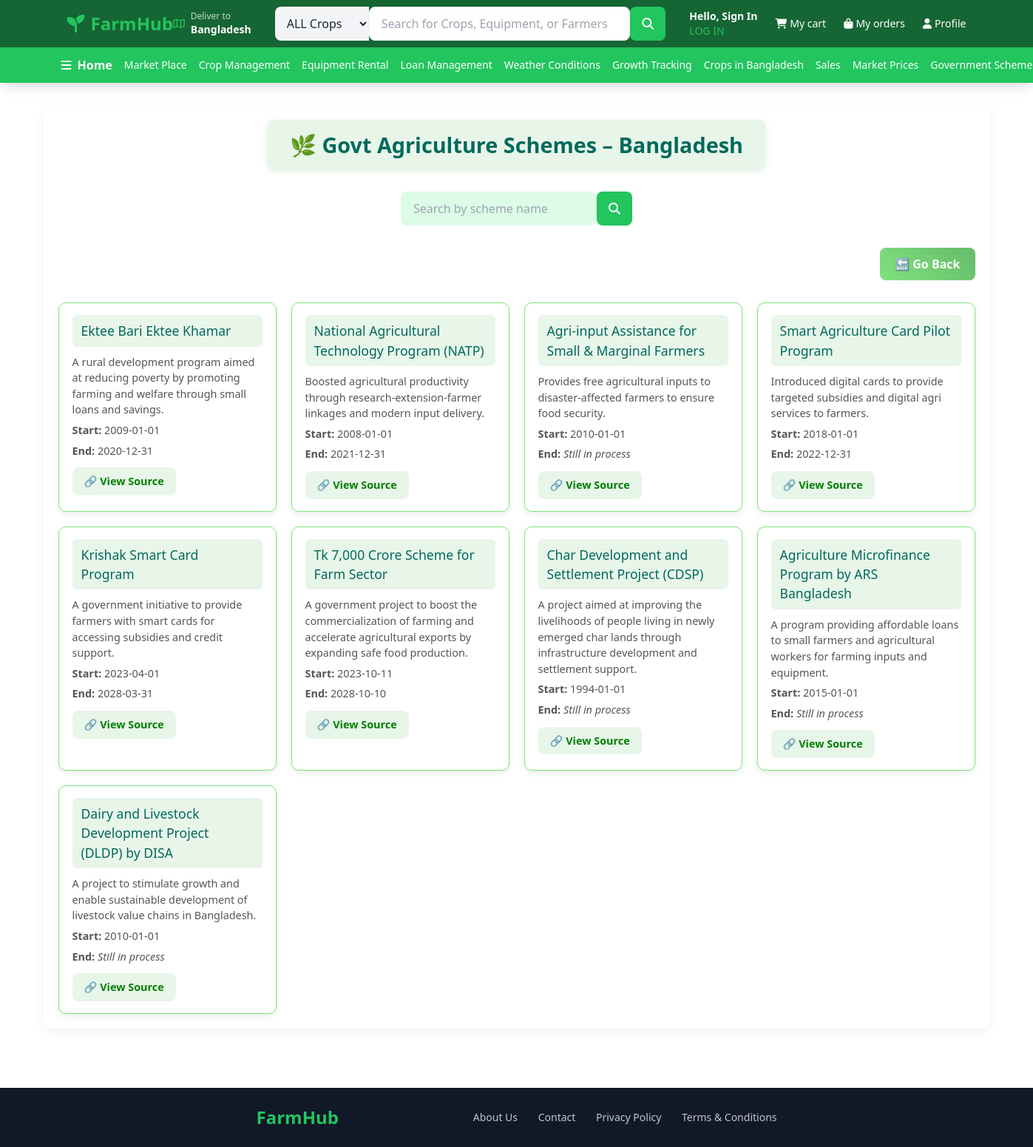
Page /govt.php on the committed database.
### tables this page shows
CREATE TABLE `govt_scheme` (
  `scheme_id` int(11) NOT NULL,
  `scheme_name` varchar(255) NOT NULL,
  `description` text DEFAULT NULL,
  `start_date` date DEFAULT NULL,
  `end_date` date DEFAULT NULL,
  `eligibility` text DEFAULT NULL,
  `benefits` text DEFAULT NULL,
  `apply_method` varchar(100) DEFAULT NULL,
  `contact_info` varchar(255) DEFAULT NULL,
  `region` varchar(100) DEFAULT NULL,
  `status` enum('Active','Ended','Upcoming') DEFAULT NULL,
  `source_link` varchar(255) DEFAULT NULL,
  `success_status` varchar(20) DEFAULT NULL
);

### govt.php (the view, shortened to what this page needs)
<?php
$conn = mysqli_connect('localhost', 'naba', '12345', 'farmsystem');
$search = $_GET['search'] ?? '';
$sql = "SELECT * FROM govt_scheme WHERE 1";
$result = mysqli_query($conn, $sql);
?>
<!DOCTYPE html>
<html>
<head>
    <script src="https://cdn.tailwindcss.com"></script>
    <link rel="stylesheet" href="https://cdnjs.cloudflare.com/ajax/libs/font-awesome/6.7.2/css/all.min.css">
</head>
<body>
    <header class="bg-white shadow-lg sticky top-0 z-50">
    <div class="bg-farm-dark text-white">
      <div class="max-w-7xl mx-auto px-4 sm:px-6 lg:px-8">
        <div class="flex items-center justify-between h-16">
          <div class="flex items-center space-x-4">
            <div class="text-2xl font-bold text-farm-green">
              <i class="fas fa-seedling mr-2"></i>FarmHub
            </div>
          </div>
          <div class="hidden md:flex items-center space-x-2 text-sm">
            <i class="fa-regular fa-map text-farm-green"></i>
            <div>
              <p class="text-xs opacity-75">Deliver to</p>
              <p class="font-semibold">Bangladesh</p>
            </div>
          </div>
          <div class="flex-1 max-w-2xl mx-8">
            <div class="relative flex">
              <select
                class="bg-gray-100 text-gray-800 px-3 py-2 rounded-l-lg border-0 focus:ring-2 focus:ring-farm-green"
              >
                <option>ALL Crops</option>
              </select>
              <input
                type="text"
                placeholder="Search for Crops, Equipment, or Farmers"
                class="flex-1 px-4 py-2 text-gray-800 focus:outline-none focus:ring-2 focus:ring-farm-green"
              />
              <button
                class="bg-farm-green hover:bg-green-600 px-4 py-2 rounded-r-lg transition-colors"
              >
                <i class="fa-solid fa-magnifying-glass text-white"></i>
              </button>
            </div>
          </div>
          <div class="flex items-center space-x-6 text-sm">
            <?php if (isset($_SESSION['user_name'])) : ?>
            <div id="user-greeting">
              <p class="font-semibold">
                Hello, <?php echo htmlspecialchars($_SESSION['user_name']); ?>!
              </p>
              <a
                href="logout.php"
                class="text-farm-green hover:text-green-300 transition-colors"
                >LOG OUT</a
              >
            </div>
            <?php else : ?>
            <div id="sign-in-section">
              <a
                href="signup.php"
                class="font-semibold hover:text-farm-green transition-colors"
                >Hello, Sign In</a
              ><br />
              <a
                href="login.php"
                class="text-farm-green hover:text-green-300 transition-colors"
                >LOG IN</a
              >
            </div>
            <?php endif; ?>
            <a
              href="view_cart.php"
              class="flex items-center space-x-1 hover:text-farm-green transition-colors"
            >
              <i class="fa-solid fa-cart-shopping"></i>
              <span class="hidden md:inline">My cart</span>
            </a>
            <a
              href="#"
              class="flex items-center space-x-1 hover:text-farm-green transition-colors"
            >
              <i class="fa-solid fa-bag-shopping"></i>
              <span class="hidden md:inline">My orders</span>
            </a>
            <a
              href="userdashboard.php"
              class="flex items-center space-x-1 hover:text-farm-green transition-colors"
            >
              <i class="fa-solid fa-user"></i>
              <span class="hidden md:inline">Profile</span>
            </a>
          </div>
        </div>
      </div>
    </div>
    <nav class="bg-farm-green text-white">
      <div class="max-w-7xl mx-auto px-2 sm:px-4 lg:px-6">
        <div class="flex items-center justify-between h-12 w-full">
          <div class="flex items-center space-x-2 mr-4">
            <i class="fa-solid fa-bars text-base"></i>
            <span class="font-semibold text-base">
              <a
                href="index.php"
                class="hover:text-farm-light hover:text-[15px] transition-all duration-200"
                >Home</a
              >
            </span>
          </div>
          <div
            class="hidden md:flex flex-1 justify-end space-x-4 text-sm whitespace-nowrap"
          >
            <a
              href="marketlist.php"
              class="hover:text-farm-light hover:text-[15px] transition-all duration-200"
              >Market Place</a
            >
            <a
              href="cropman.php"
              class="hover:text-farm-light hover:text-[15px] transition-all duration-200"
              >Crop Management</a
            >
            <a
              href="rental.php"
              class="hover:text-farm-light hover:text-[15px] transition-all duration-200"
              >Equipment Rental</a
            >
            <a
              href="take_loan.php"
              class="hover:text-farm-light hover:text-[15px] transition-all duration-200"
              >Loan Management</a
            >
            <a
              href="weather.php"
              class="hover:text-farm-light hover:text-[15px] transition-all duration-200"
              >Weather Conditions</a
            >
            <a
              href="growthstage.php"
              class="hover:text-farm-light hover:text-[15px] transition-all duration-200"
              >Growth Tracking</a
            >
            <a
              href="cropsinbd.php"
              class="hover:text-farm-light hover:text-[15px] transition-all duration-200"
              >Crops in Bangladesh</a
            >
            <a
              href="Exp&Sell.php"
              class="hover:text-farm-light hover:text-[15px] transition-all duration-200"
              >Sales</a
            >
            <a
              href="mpman.php"
              class="hover:text-farm-light hover:text-[15px] transition-all duration-200"
              >Market Prices</a
            >
            <a
              href="govt.php"
              class="hover:text-farm-light hover:text-[15px] transition-all duration-200"
              >Government Schemes</a
            >
          </div>
        </div>
      </div>
    </nav>
  </header>
<div class="container">
    <div class="headline-container">
        <h2 class="headline-box">🌿 Govt Agriculture Schemes – Bangladesh</h2>
    </div>
    <form method="get" action="">
  <div class="relative flex max-w-2xl mx-8">
    <input
      type="text"
      name="search"
      list="scheme_names"
      placeholder="Search by scheme name"
      value="<?= htmlspecialchars($search) ?>"
      autocomplete="off"
      class="flex-1 px-4 py-2 text-gray-800 bg-farm-light rounded-l-lg border border-farm-green focus:outline-none focus:ring-2 focus:ring-farm-green"
    >
    <button type="submit" class="bg-farm-green hover:bg-green-600 px-4 py-2 rounded-r-lg transition-colors">
      <i class="fa-solid fa-magnifying-glass text-white"></i>
    </button>
  </div>
</form>
    <div class="top-bar">
        <a href="index.php" class="go-back">🔙 Go Back</a>
    </div>
    <div class="scheme-list">
        <?php if (mysqli_num_rows($result) > 0): ?>
            <?php while ($row = mysqli_fetch_assoc($result)): ?>
                <div class="scheme-box">
                    <h3><?= htmlspecialchars($row['scheme_name']) ?></h3>
                    <p><?= htmlspecialchars($row['description']) ?></p>
                    <p><strong>Start:</strong> <?= htmlspecialchars($row['start_date']) ?></p>
                    <p><strong>End:</strong> <?= $row['end_date'] ? htmlspecialchars($row['end_date']) : "<i>Still in process</i>" ?></p>
                    <div class="view-button">
                        <?php if (!empty($row['source_link'])): ?>
                            <a href="<?= htmlspecialchars($row['source_link']) ?>" target="_blank">🔗 View Source</a>
                        <?php else: ?>
                            <i>No link available</i>
                        <?php endif; ?>
                    </div>
                </div>
            <?php endwhile; ?>
        <?php else: ?>
            <p style="text-align:center;">No schemes found.</p>
        <?php endif; ?>
    </div>
</div>
<footer class="bg-gray-900 py-6 mt-20">
    <div class="max-w-3xl mx-auto px-4 sm:px-6 lg:px-8">
      <div
        class="flex flex-col md:flex-row justify-between items-center text-white"
      >
        <div class="text-2xl font-bold text-farm-green mb-4 md:mb-0">
          FarmHub
        </div>
        <div class="space-x-6 text-sm opacity-75">
          <a href="about.php" class="hover:text-farm-green transition-colors"
            >About Us</a
          >
          <a href="contact.php" class="hover:text-farm-green transition-colors"
            >Contact</a
          >
          <a
            href="privacy.php"
            class="hover:text-farm-green transition-colors"
            >Privacy Policy</a
          >
          <a
            href="terms.php"
            class="hover:text-farm-green transition-colors"
            >Terms & Conditions</a
          >
        </div>
      </div>
    </div>
  </footer>
</body>
</html>

### govt.php (style rules this page uses)
body { font-family: 'Segoe UI', Tahoma, Geneva, Verdana, sans-serif; background-color: #ffffff; margin: 0; padding: 0; }
.container { max-width: 1100px; margin: 30px auto; padding: 20px; background-color: #ffffff; border-radius: 12px; box-shadow: 0 4px 16px rgba(0, 0, 0, 0.06); }
h2.headline-box { display: inline-block; background-color: #e8f5e9; color: #00695c; padding: 12px 30px; border-radius: 10px; margin: 0 auto 30px auto; font-size: 1.8rem; font-weight: 700; text-align: center; box-shadow: 0 2px 10px rgba(46, 125, 50, 0.15); }
.headline-container { display: flex; justify-content: center; }
form { display: flex; justify-content: center; margin-bottom: 30px; gap: 15px; }
input[type="text"], button { padding: 10px 16px; font-size: 16px; border: 1px solid #e8f5e9; border-radius: 8px; }
button { background-color: #e8f5e9; color: green; font-weight: bold; cursor: pointer; transition: background 0.3s ease; border: none; }
.top-bar { display: flex; justify-content: flex-end; margin-bottom: 30px; gap: 10px; }
.go-back { background: linear-gradient(45deg, #80e27e, #66bb6a); color: #ffffff; padding: 10px 20px; border-radius: 8px; text-decoration: none; font-weight: bold; transition: 0.3s ease; }
.scheme-list { display: grid; grid-template-columns: repeat(auto-fill, minmax(280px, 1fr)); gap: 20px; }
.scheme-box { background: #ffffff; padding: 16px 18px; border: 1px solid #80e27e; border-radius: 10px; box-shadow: 0 3px 8px rgba(46, 125, 50, 0.12); transition: 0.3s ease; }
.scheme-box h3 { background-color: #e8f5e9; padding: 8px 12px; border-radius: 6px; color: #00695c; margin: 0 0 10px 0; font-size: 1.1rem; }
.scheme-box p { margin: 6px 0; font-size: 0.9rem; color: #555; }
.view-button { margin-top: 12px; }
.view-button a { display: inline-block; padding: 8px 16px; background: #e8f5e9; color: green; text-decoration: none; border-radius: 8px; font-weight: bold; font-size: 0.9rem; transition: background 0.3s ease; }

### rows in the picture
govt_scheme: scheme_name "Ektee Bari Ektee Khamar", description "A rural development program aimed at reducing poverty by promoting farming and welfare through small loans and savings.", start_date "2009-01-01", end_date "2020-12-31"
govt_scheme: scheme_name "National Agricultural Technology Program (NATP)", description "Boosted agricultural productivity through research-extension-farmer linkages and modern input delivery.", start_date "2008-01-01", end_date "2021-12-31"
govt_scheme: scheme_name "Agri-input Assistance for Small & Marginal Farmers", description "Provides free agricultural inputs to disaster-affected farmers to ensure food security.", start_date "2010-01-01", shows "Still in process"
govt_scheme: scheme_name "Smart Agriculture Card Pilot Program", description "Introduced digital cards to provide targeted subsidies and digital agri services to farmers.", start_date "2018-01-01", end_date "2022-12-31"
govt_scheme: scheme_name "Krishak Smart Card Program", description "A government initiative to provide farmers with smart cards for accessing subsidies and credit support.", start_date "2023-04-01", end_date "2028-03-31"
govt_scheme: scheme_name "Tk 7,000 Crore Scheme for Farm Sector", description "A government project to boost the commercialization of farming and accelerate agricultural exports by expanding safe food production.", start_date "2023-10-11", end_date "2028-10-10"
govt_scheme: scheme_name "Char Development and Settlement Project (CDSP)", description "A project aimed at improving the livelihoods of people living in newly emerged char lands through infrastructure development and settlement support.", start_date "1994-01-01", shows "Still in process"
govt_scheme: scheme_name "Agriculture Microfinance Program by ARS Bangladesh", description "A program providing affordable loans to small farmers and agricultural workers for farming inputs and equipment.", start_date "2015-01-01", shows "Still in process"
govt_scheme: scheme_name "Dairy and Livestock Development Project (DLDP) by DISA", description "A project to stimulate growth and enable sustainable development of livestock value chains in Bangladesh.", start_date "2010-01-01", shows "Still in process"
